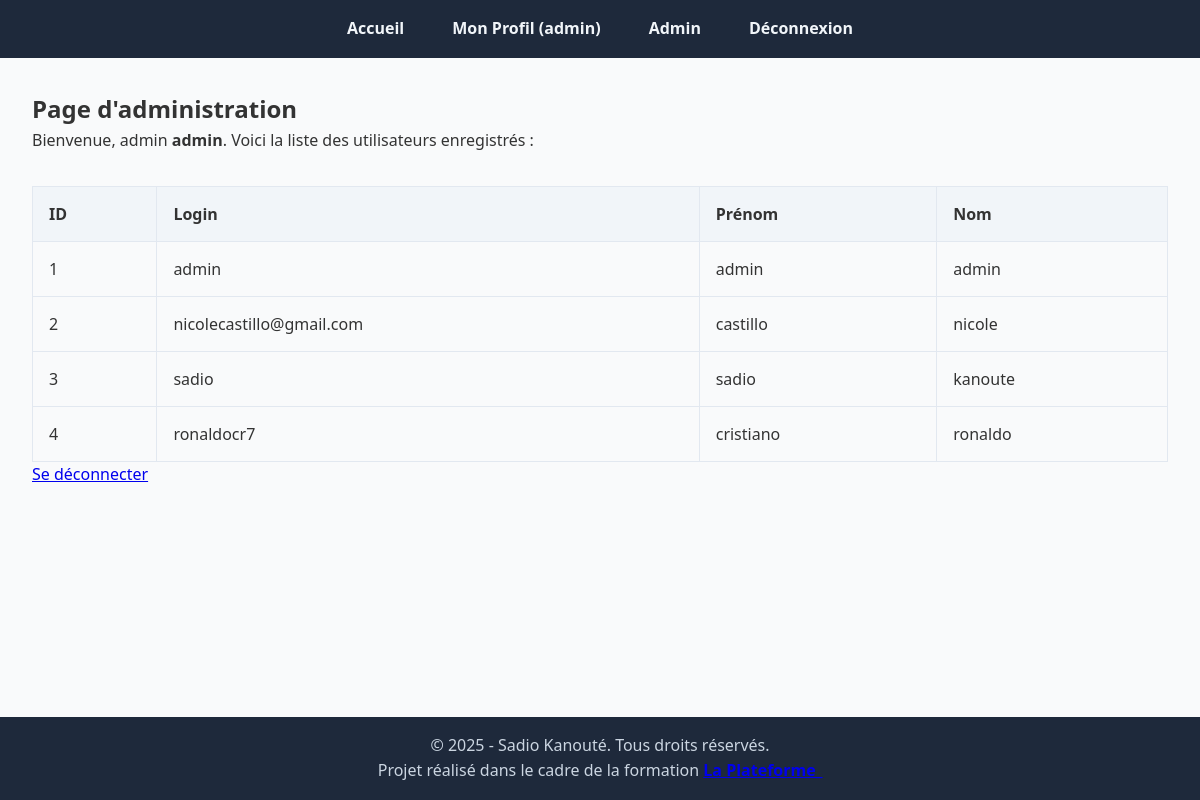
The page /admin.php (signed in) on the database its author committed.
### tables this page shows
CREATE TABLE IF NOT EXISTS `utilisateurs` (
  `id` int NOT NULL AUTO_INCREMENT,
  `login` varchar(255) DEFAULT NULL,
  `prenom` varchar(255) DEFAULT NULL,
  `nom` varchar(255) DEFAULT NULL,
  `password` varchar(255) DEFAULT NULL,
  `role` varchar(50) DEFAULT 'user',
  PRIMARY KEY (`id`)
);

### admin.php (the view, shortened to what this page needs)
<?php
include('header.php');
$stmt = $bdd->query("SELECT id, login, prenom, nom FROM utilisateurs ORDER BY id ASC");
$users = $stmt->fetchAll(PDO::FETCH_ASSOC);
?>
<!DOCTYPE html>
<html lang="fr">
<head>
    <link rel="stylesheet" href="style.css">
</head>
<body>
<main>
    <div class="container large">
        <h2>Page d'administration</h2>
        <p>Bienvenue, admin <strong><?= htmlspecialchars($_SESSION['login']) ?></strong>. Voici la liste des utilisateurs enregistrés :</p>
        <table>
            <thead>
                <tr>
                    <th>ID</th>
                    <th>Login</th>
                    <th>Prénom</th>
                    <th>Nom</th>
                </tr>
            </thead>
            <tbody>
                <?php foreach ($users as $u): ?>
                    <tr>
                        <td><?= htmlspecialchars($u['id']) ?></td>
                        <td><?= htmlspecialchars($u['login']) ?></td>
                        <td><?= htmlspecialchars($u['prenom']) ?></td>
                        <td><?= htmlspecialchars($u['nom']) ?></td>
                    </tr>
                <?php endforeach; ?>
            </tbody>
        </table>
        <a class="logout" href="deconnexion.php">Se déconnecter</a>
    </div>
</main>
<?php include('footer.php'); ?>
</body>
</html>

### header.php (shortened to what this page needs)
<nav class="main-nav">
  <ul>
    <li><a href="index.php">Accueil</a></li>
    <?php if (!isset($_SESSION['login'])): ?>
      <li><a href="inscription.php">Inscription</a></li>
      <li><a href="connexion.php">Connexion</a></li>
    <?php else: ?>
      <li><a href="profil.php">Mon Profil (<?= htmlspecialchars($_SESSION['prenom']) ?>)</a></li>
      <?php if (isset($_SESSION['role']) && $_SESSION['role'] === 'admin'): ?>
        <li><a href="admin.php">Admin</a></li>
      <?php endif; ?>
      <li><a href="deconnexion.php">Déconnexion</a></li>
    <?php endif; ?>
  </ul>
</nav>

### footer.php (shortened to what this page needs)
<footer>
  <p>&copy; <?= date("Y") ?> - Sadio Kanouté. Tous droits réservés.</p>
  <p>Projet réalisé dans le cadre de la formation <strong><a href="https://laplateforme.io" target="_blank">La Plateforme_</a></strong></p>
</footer>

### style.css (style rules this page uses)
* { margin: 0; padding: 0; box-sizing: border-box; }
html, body { height: 100%; font-family: 'Segoe UI', Roboto, sans-serif; background-color: #f9fafb; color: #333; line-height: 1.6; }
body { display: flex; flex-direction: column; min-height: 100vh; }
main { flex: 1; padding: 2rem; }
nav.main-nav { background-color: #1e293b; }
nav.main-nav ul { display: flex; justify-content: center; gap: 1rem; list-style: none; padding: 1rem; }
nav.main-nav ul li a { color: #f1f5f9; font-weight: 600; text-decoration: none; padding: 0.5rem 1rem; border-radius: 6px; transition: background-color 0.3s ease; }
footer { background-color: #1e293b; color: #cbd5e1; text-align: center; padding: 1rem; }
table { width: 100%; border-collapse: collapse; margin-top: 2rem; }
th, td { border: 1px solid #e2e8f0; padding: 1rem; text-align: left; }
th { background-color: #f1f5f9; }
tr:nth-child(even) { background-color: #f9fafb; }

### rows shown on the page
utilisateurs: id "1", login "admin", prenom "admin", nom "admin"
utilisateurs: id "2", login "nicolecastillo@gmail.com", prenom "castillo", nom "nicole"
utilisateurs: id "3", login "sadio", prenom "sadio", nom "kanoute"
utilisateurs: id "4", login "ronaldocr7", prenom "cristiano", nom "ronaldo"

### other values the page prints
$_SESSION['prenom'] "admin"
$_SESSION['login'] "admin"
